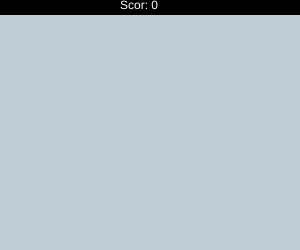
Frame 1 (no input)
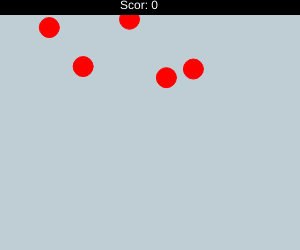
Frame 60 (no input)
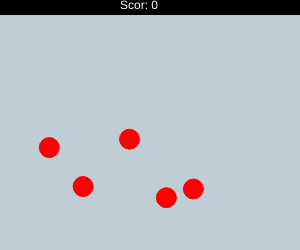
Frame 120 (the mouse pressed at the canvas centre since frame 60)

The p5.js sketch that drew these frames (run headless with seeded random() and noise() and a simulated clock; from frame 60 on, the mouse is pressed at the canvas centre):

// p5.js sketch
// ── sketch.js
var gameFinished = false;

function setup() {
  createCanvas(300, 250);
}

function draw() {
  background(190, 206, 212);
    if(allObjectsFinished()){
        gameOver();
        gameFinished = true;
    }
    else{
        for(var i = 0; i < 5; i++){
            premii[i].gravity();
            premii[i].desen();
        }
        generateNewObjects();
        drawScoreBar();
    }
  
}

function mouseClicked(){
    if(gameFinished)
        resetGame();
    else{
        for(var i = 0; i < 5; i++){
            premii[i].click();
        }    
    }
	
}

function drawScoreBar(){
    fill(0);
    rect(0, 0, 300, 15);
    fill(255);
    text("Scor: " + Points, 120, 0, 300, 250);
    noFill();
    
}

function gameOver(){
    fill(255);
    textSize(20);
    text("Felicitari!", 100, 90);
    text("Ai strans " + Points + " puncte", 60, 120);
    text("click pentru a reincepe", 50, 150);
    noFill();
}

function resetGame(){
    gameFinished = false;
    MaxObjects = 10;
    initObjects(); 
    Points = 0;
}
// ── Obiect.js
var Premiu = function(isPoint, xPos, yPos){
	this.isPoint = isPoint;
	this.xPos = xPos;
	this.yPos = yPos;
	this.finished = false;
    MaxObjects--;
    
	this.gravity = function(){
		this.yPos += 2;
	};
	this.desen = function(){
		if(this.yPos > 250 || this.finished){
			this.finished = true;
			return true;
		}
		stroke(255, 0, 0);
		fill(255, 0, 0);
		ellipse(this.xPos, this.yPos, 20, 20);
        noStroke();
        noFill();
	};
	
	this.click = function(){
		var dist = Math.sqrt( (this.xPos - mouseX)*(this.xPos - mouseX) + (this.yPos - mouseY)*(this.yPos - mouseY) );
        if(dist <= 30 && !this.finished){
            this.finished = true;
            Points++;
        }
	}
}    

var Points = 0;
var MaxObjects = 50;

var premii = [new Premiu(true, (Math.random() * 1000) % 240 + (Math.random() * 1000) % 30, -10 - (Math.random() * 1000) % 101 ),
            new Premiu(true, (Math.random() * 1000) % 240 + (Math.random() * 1000) % 30, -5 - (Math.random() * 1000) % 101 ),
            new Premiu(true, (Math.random() * 1000) % 240 + (Math.random() * 1000) % 30, -3 - (Math.random() * 1000) % 101 ),
            new Premiu(true, (Math.random() * 1000) % 240 + (Math.random() * 1000) % 30, -15 - (Math.random() * 1000) % 101 ),
            new Premiu(true, (Math.random() * 1000) % 240 + (Math.random() * 1000) % 30,  - (Math.random() * 1000) % 101 )];



function generateNewObjects(){
	for(var i = 0; i < 5; i++){
		if(premii[i].finished && MaxObjects > 0){
            premii[i] = new Premiu(true, (Math.random() * 1000) % 240 + (Math.random() * 1000) % 30, -10 - (Math.random() * 1000) % 101 );
        }
	}
}

function allObjectsFinished(){
    for(var i = 0; i < 5; i++){
        if(!premii[i].finished)
            return false;
    }
    return true;
}
